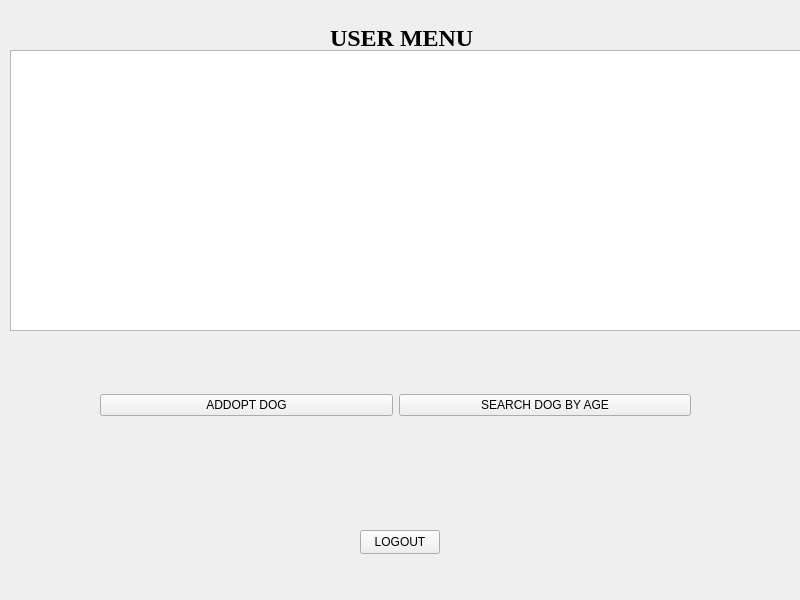
<?xml version="1.0" encoding="UTF-8"?>
<ui version="4.0">
 <class>user</class>
 <widget class="QWidget" name="user">
  <property name="geometry">
   <rect>
    <x>0</x>
    <y>0</y>
    <width>800</width>
    <height>600</height>
   </rect>
  </property>
  <property name="windowTitle">
   <string>Form</string>
  </property>
  <widget class="QWidget" name="horizontalLayoutWidget">
   <property name="geometry">
    <rect>
     <x>100</x>
     <y>330</y>
     <width>591</width>
     <height>151</height>
    </rect>
   </property>
   <layout class="QHBoxLayout" name="horizontalLayout">
    <item>
     <widget class="QPushButton" name="addoptDog">
      <property name="text">
       <string>ADDOPT DOG</string>
      </property>
     </widget>
    </item>
    <item>
     <widget class="QPushButton" name="searchDog">
      <property name="text">
       <string>SEARCH DOG BY AGE</string>
      </property>
     </widget>
    </item>
   </layout>
  </widget>
  <widget class="QLabel" name="label">
   <property name="geometry">
    <rect>
     <x>330</x>
     <y>30</y>
     <width>201</width>
     <height>16</height>
    </rect>
   </property>
   <property name="font">
    <font>
     <family>Times New Roman</family>
     <pointsize>18</pointsize>
     <bold>true</bold>
    </font>
   </property>
   <property name="text">
    <string>USER MENU</string>
   </property>
  </widget>
  <widget class="QPushButton" name="logout">
   <property name="geometry">
    <rect>
     <x>360</x>
     <y>530</y>
     <width>80</width>
     <height>24</height>
    </rect>
   </property>
   <property name="text">
    <string>LOGOUT</string>
   </property>
  </widget>
  <widget class="QTableView" name="tableView">
   <property name="geometry">
    <rect>
     <x>10</x>
     <y>50</y>
     <width>791</width>
     <height>281</height>
    </rect>
   </property>
   <property name="layoutDirection">
    <enum>Qt::LayoutDirection::LeftToRight</enum>
   </property>
   <property name="sizeAdjustPolicy">
    <enum>QAbstractScrollArea::SizeAdjustPolicy::AdjustToContents</enum>
   </property>
   <property name="editTriggers">
    <set>QAbstractItemView::EditTrigger::NoEditTriggers</set>
   </property>
   <property name="gridStyle">
    <enum>Qt::PenStyle::SolidLine</enum>
   </property>
  </widget>
 </widget>
 <resources/>
 <connections/>
</ui>
